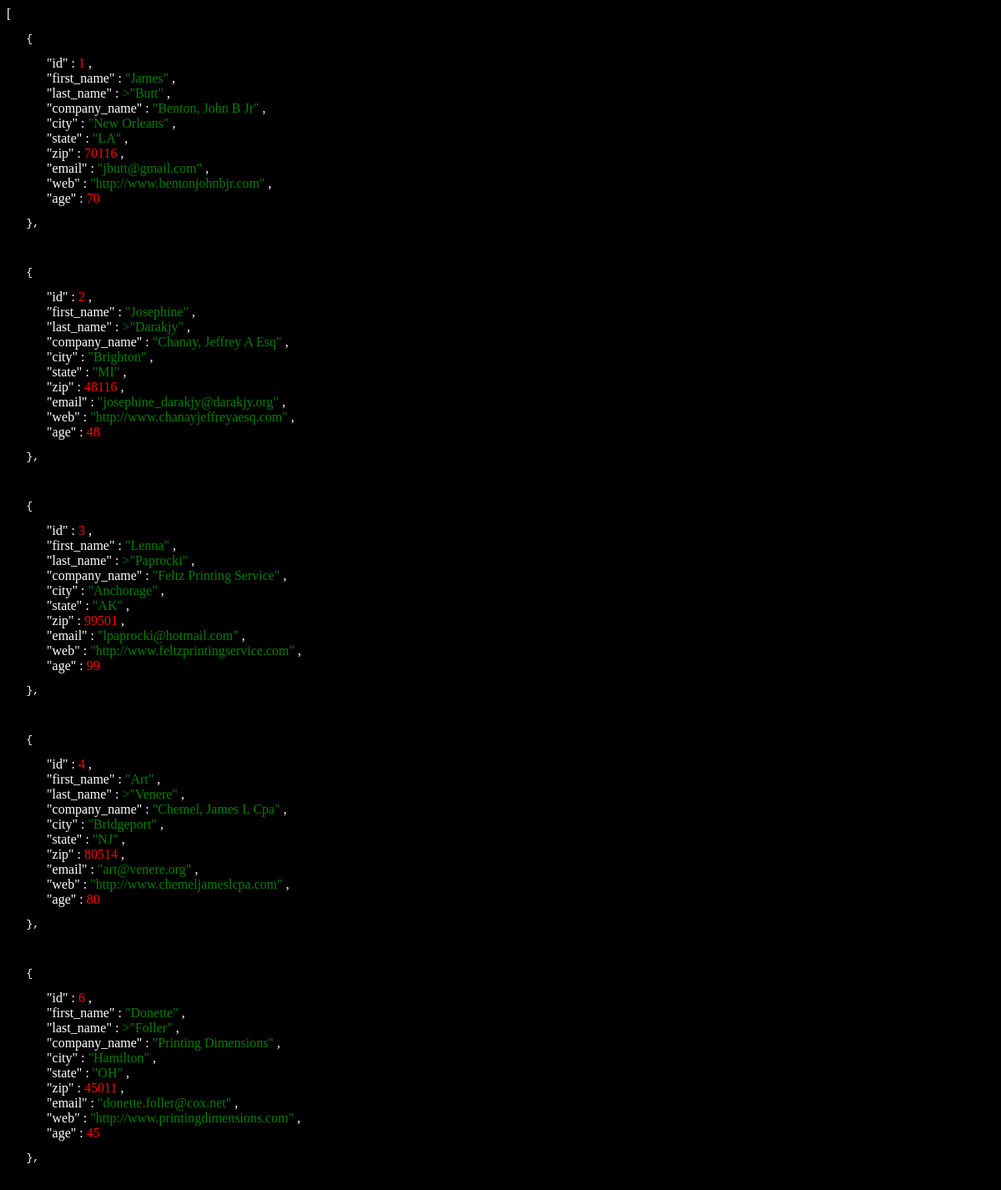
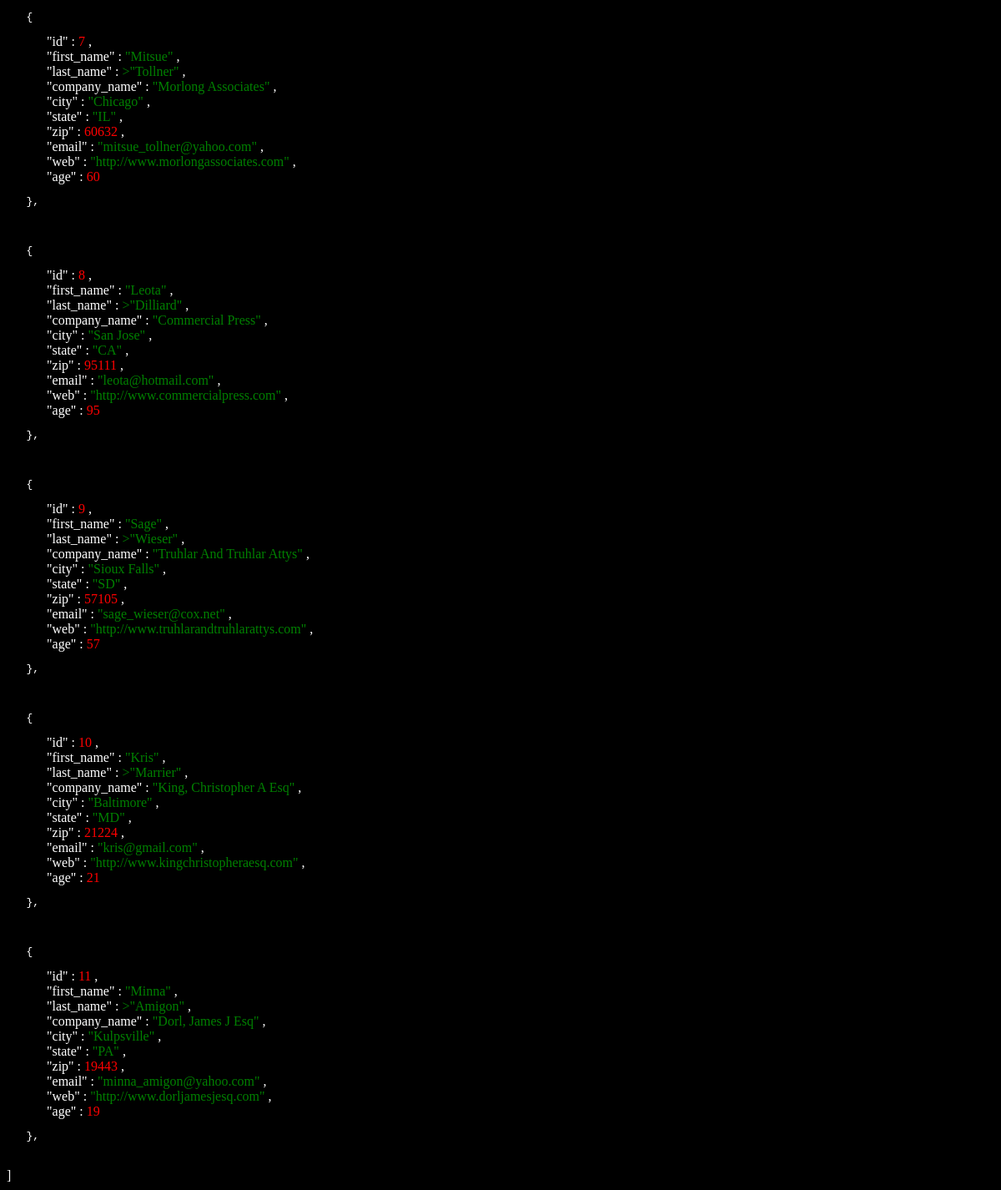
Page /api/users/ on the earlier database version (2 pictures, top to bottom).
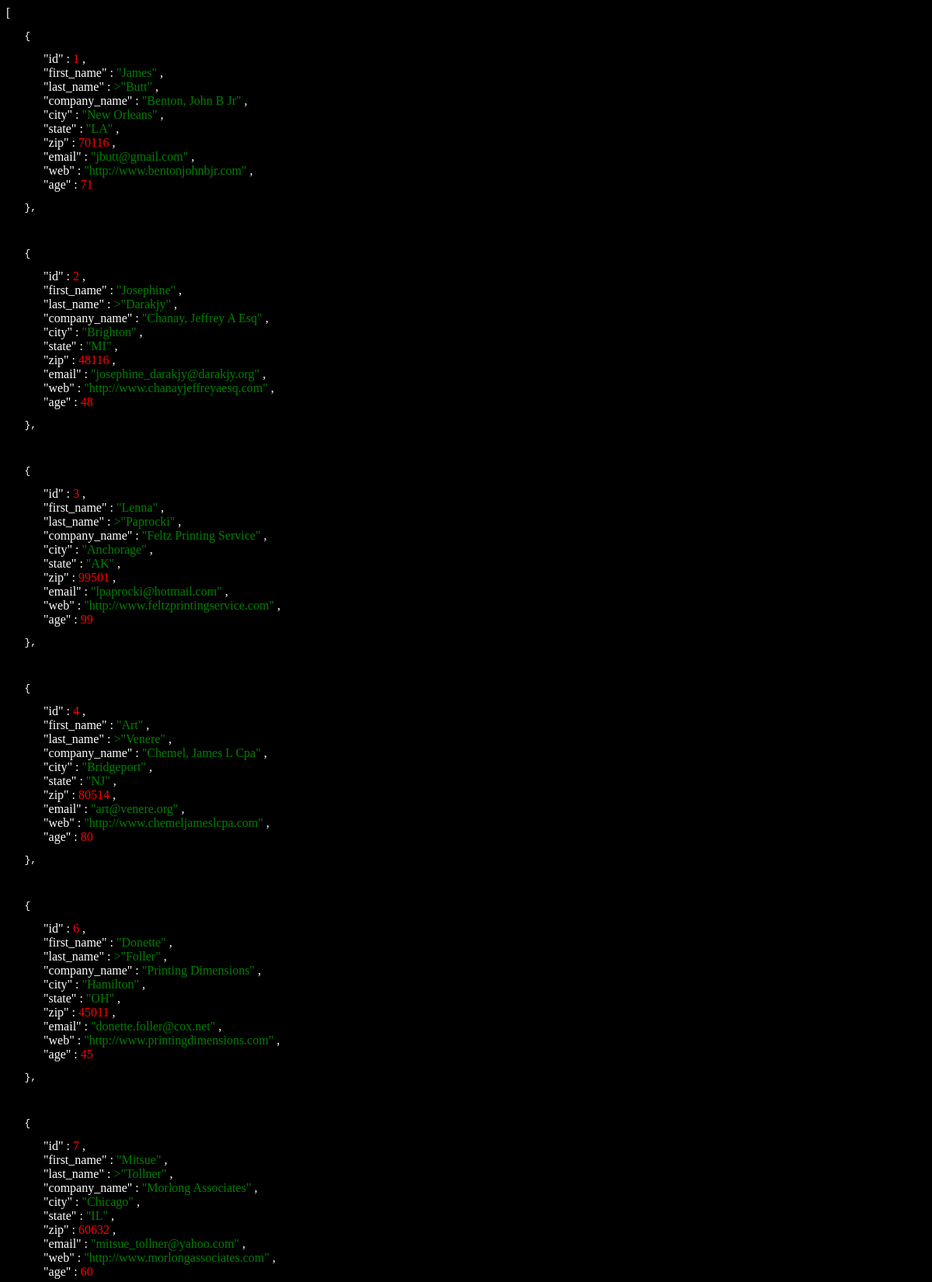
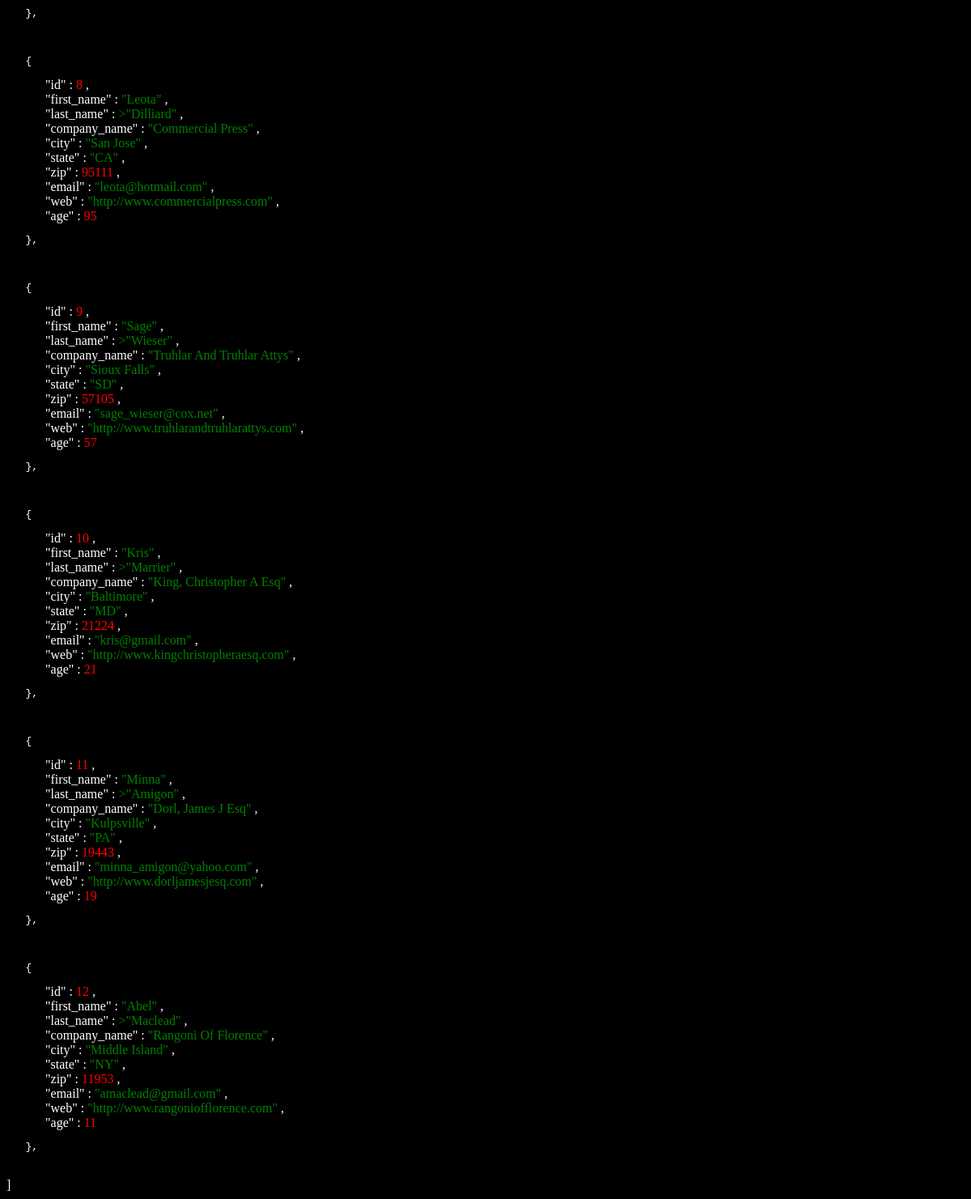
Same page on the later database version (2 pictures, top to bottom).
### users/models.py (models this page shows, shortened)
class Member(models.Model):
    first_name = models.CharField(max_length=200)
    last_name = models.CharField(max_length=200)
    company_name = models.CharField(max_length=200)
    city = models.CharField(max_length=200)
    state = models.CharField(max_length=200)
    zip = models.IntegerField()
    email = models.EmailField(max_length=200)#changes
    web = models.CharField(max_length=200)
    age = models.IntegerField()

### users/views.py (the view)
# urls.py: path('users/', MemberList.as_view(),name='users'),
class MemberList(ListView):
    model = Member
    """member = Member.objects.all()
    member_paginator = Paginator(member, 10)
    page = member_paginator.get_page(1)
    context = {
        'count' : member_paginator.count,
        'page' : page
    }"""

### users/templates/users/member_list.html (shortened to what this page needs)
<body style="background-color:black;">
<txt style="color:white;">[<br></txt>{% for member in object_list %}
<txt style="color:white;"><pre>   {</pre>  "id" : </txt> <txt style="color:red;">{{member.id}}</txt>
<txt style="color:white;">,<br>"first_name" : </txt><txt style="color:green;">"{{member.first_name}}"</txt>
<txt style="color:white;"> ,<br>"last_name" : </txt><txt style="color:green;">>"{{member.last_name}}"</txt>
<txt style="color:white;">,<br>"company_name" : </txt><txt style="color:green;">"{{member.company_name}}"</txt>
<txt style="color:white;">,<br>"city" : </txt><txt style="color:green;">"{{member.city}}"</txt>
<txt style="color:white;">,<br> "state" : </txt><txt style="color:green;">"{{member.state}}"</txt>
<txt style="color:white;">,<br> "zip" : </txt><txt style="color:red;">{{member.zip}}</txt>
<txt style="color:white;">,<br>"email" : </txt><txt style="color:green;">"{{member.email}}"</txt>
<txt style="color:white;">,<br>"web" : </txt><txt style="color:green;">"{{member.web}}"</txt>
<txt style="color:white;">,<br>"age" : </txt><txt style="color: red;">{{member.age}}<br></txt>
<txt style="color:white;"><pre>   },</pre><br></txt>
{% endfor %}<txt style="color:white;"> ]</txt>
</body>

Differences in the rows shown:
changed Member "James": age "70" → "71"
added Member: id "12", first_name "Abel", last_name "Maclead", company_name "Rangoni Of Florence", city "Middle Island", state "NY", zip "11953", email "amaclead@gmail.com", web "http://www.rangoniofflorence.com", age "11"
